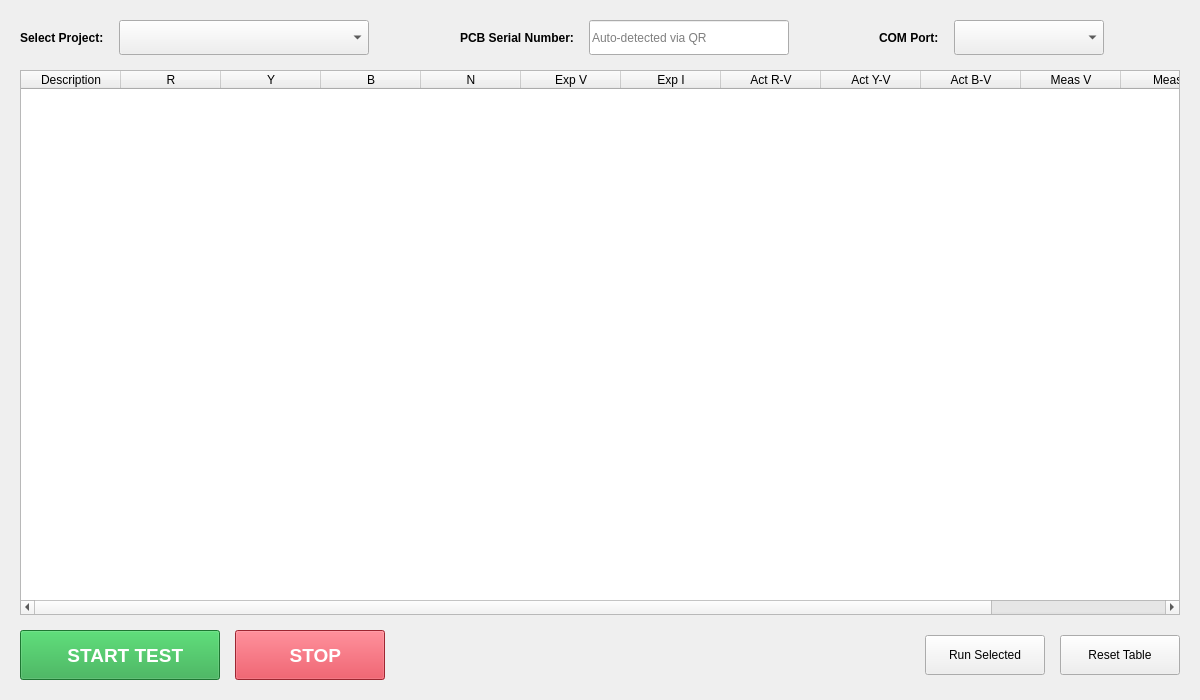
<?xml version="1.0" encoding="UTF-8"?>
<ui version="4.0">
 <class>ExecutionView</class>
 <widget class="QWidget" name="ExecutionView">
  <property name="geometry">
   <rect>
    <x>0</x>
    <y>0</y>
    <width>1200</width>
    <height>700</height>
   </rect>
  </property>
  <layout class="QVBoxLayout" name="mainLayout">
   <property name="leftMargin">
    <number>20</number>
   </property>
   <property name="topMargin">
    <number>20</number>
   </property>
   <property name="rightMargin">
    <number>20</number>
   </property>
   <property name="bottomMargin">
    <number>20</number>
   </property>
   <property name="spacing">
    <number>15</number>
   </property>

   <!-- TOP SECTION: Single Row -->
   <item>
    <layout class="QHBoxLayout" name="topLayout">
     <property name="spacing">
      <number>15</number>
     </property>

     <!-- Group 1: Project -->
     <item>
        <widget class="QLabel" name="label_project">
            <property name="text">
                <string>Select Project:</string>
            </property>
            <property name="styleSheet">
                <string notr="true">font-weight: bold;</string>
            </property>
        </widget>
     </item>
     <item>
        <widget class="QComboBox" name="comboBox_projects">
            <property name="minimumSize">
                <size>
                    <width>250</width>
                    <height>35</height>
                </size>
            </property>
        </widget>
     </item>

     <item>
      <spacer name="horizontalSpacer_1">
       <property name="orientation">
        <enum>Qt::Horizontal</enum>
       </property>
       <property name="sizeHint" stdset="0">
        <size>
         <width>20</width>
         <height>20</height>
        </size>
       </property>
      </spacer>
     </item>

     <!-- Group 2: Serial -->
     <item>
        <widget class="QLabel" name="label_serial">
            <property name="text">
                <string>PCB Serial Number:</string>
            </property>
            <property name="styleSheet">
                <string notr="true">font-weight: bold;</string>
            </property>
        </widget>
     </item>
     <item>
        <widget class="QLineEdit" name="lineEdit_pcbSerial">
            <property name="minimumSize">
                <size>
                    <width>200</width>
                    <height>35</height>
                </size>
            </property>
            <property name="readOnly">
                <bool>true</bool>
            </property>
            <property name="placeholderText">
                <string>Auto-detected via QR</string>
            </property>
        </widget>
     </item>

     <item>
      <spacer name="horizontalSpacer_2">
       <property name="orientation">
        <enum>Qt::Horizontal</enum>
       </property>
       <property name="sizeHint" stdset="0">
        <size>
         <width>20</width>
         <height>20</height>
        </size>
       </property>
      </spacer>
     </item>

     <!-- Group 3: COM -->
     <item>
        <widget class="QLabel" name="label_com">
            <property name="text">
                <string>COM Port:</string>
            </property>
            <property name="styleSheet">
                <string notr="true">font-weight: bold;</string>
            </property>
        </widget>
     </item>
     <item>
        <widget class="QComboBox" name="comboBox_comPort">
            <property name="minimumSize">
                <size>
                    <width>150</width>
                    <height>35</height>
                </size>
            </property>
        </widget>
     </item>

     <item>
      <spacer name="horizontalSpacer_end">
       <property name="orientation">
        <enum>Qt::Horizontal</enum>
       </property>
       <property name="sizeHint" stdset="0">
        <size>
         <width>40</width>
         <height>20</height>
        </size>
       </property>
      </spacer>
     </item>

    </layout>
   </item>

   <!-- MIDDLE SECTION: Table -->
   <item>
    <widget class="QTableWidget" name="tableWidget_results">
     <property name="columnCount">
      <number>13</number>
     </property>
     <attribute name="horizontalHeaderStretchLastSection">
      <bool>true</bool>
     </attribute>
     <!-- Columns preserved from original -->
     <column><property name="text"><string>Description</string></property></column>
     <column><property name="text"><string>R</string></property></column>
     <column><property name="text"><string>Y</string></property></column>
     <column><property name="text"><string>B</string></property></column>
     <column><property name="text"><string>N</string></property></column>
     <column><property name="text"><string>Exp V</string></property></column>
     <column><property name="text"><string>Exp I</string></property></column>
     <column><property name="text"><string>Act R-V</string></property></column>
     <column><property name="text"><string>Act Y-V</string></property></column>
     <column><property name="text"><string>Act B-V</string></property></column>
     <column><property name="text"><string>Meas V</string></property></column>
     <column><property name="text"><string>Meas I</string></property></column>
     <column><property name="text"><string>Result</string></property></column>
    </widget>
   </item>

   <!-- BOTTOM SECTION: Buttons -->
   <item>
    <layout class="QHBoxLayout" name="bottomLayout">
     <property name="spacing">
      <number>15</number>
     </property>

     <item>
      <widget class="QPushButton" name="pushButton_start">
       <property name="minimumSize">
        <size>
         <width>200</width>
         <height>50</height>
        </size>
       </property>
       <property name="styleSheet">
        <string notr="true">background-color: #28a745; color: white; font-size: 14pt; font-weight: bold;</string>
       </property>
       <property name="text">
        <string>  START TEST</string>
       </property>
      </widget>
     </item>
     <item>
      <widget class="QPushButton" name="pushButton_stop">
       <property name="minimumSize">
        <size>
         <width>150</width>
         <height>50</height>
        </size>
       </property>
       <property name="styleSheet">
        <string notr="true">background-color: #dc3545; color: white; font-weight: bold; font-size: 14pt;</string>
       </property>
       <property name="text">
        <string>  STOP</string>
       </property>
      </widget>
     </item>

     <item>
      <spacer name="horizontalSpacer_bottom">
       <property name="orientation">
        <enum>Qt::Horizontal</enum>
       </property>
       <property name="sizeHint" stdset="0">
        <size>
         <width>40</width>
         <height>20</height>
        </size>
       </property>
      </spacer>
     </item>

     <item>
        <widget class="QPushButton" name="pushButton_runOne">
            <property name="text">
                <string>Run Selected</string>
            </property>
             <property name="minimumSize">
              <size>
               <width>120</width>
               <height>40</height>
              </size>
             </property>
        </widget>
     </item>
     <item>
        <widget class="QPushButton" name="pushButton_reset">
            <property name="text">
                <string>Reset Table</string>
            </property>
             <property name="minimumSize">
              <size>
               <width>120</width>
               <height>40</height>
              </size>
             </property>
        </widget>
     </item>

    </layout>
   </item>
  </layout>
 </widget>
 <resources/>
 <connections/>
</ui>
